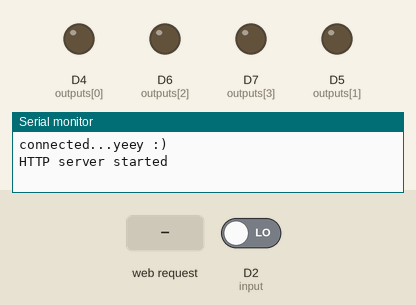
This sketch was run on a simulated ESP8266 (NodeMCU). On the bench: output pins drawn as LEDs (lit = HIGH), the last lines printed to the serial monitor. The test bench sets the inputs (shaded band); at power-on: D2 (input) LOW. WiFi joins after 1.5 s; servers stay silent unless stated.

Above: at 4.7 s.
4.8 s: HTTP request GET /toggle01 received
At 6.0 s:
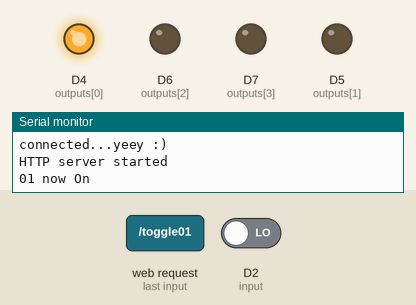
6.3 s: HTTP request GET /toggle02 received
At 7.2 s:
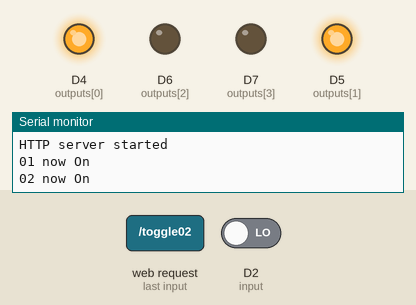
7.8 s: HTTP request GET /toggle03 received
At 8.3 s:
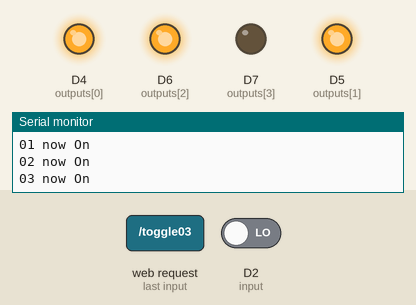
9.3 s: HTTP request GET /toggle04 received
At 10.5 s:
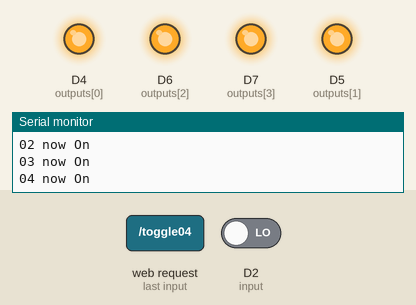
10.8 s: HTTP request GET /reset received
At 11.8 s:
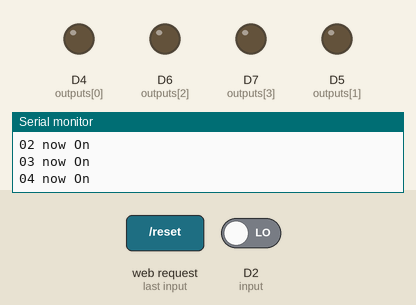
12.3 s: HTTP request GET /toggle02 received
At 12.9 s:
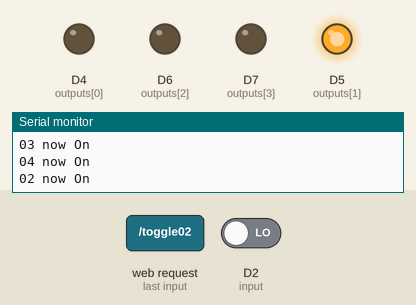
Timing chart, 0 to 14.8 s (numbered marks = the images above; inputs shaded):
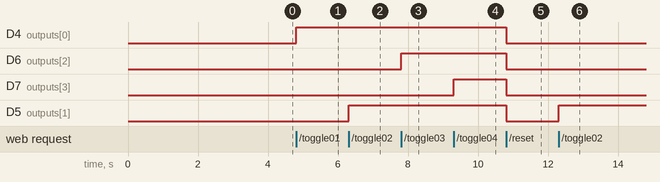

Measured:
- after the input at 4.8 s, D4 (outputs[0]): LOW → HIGH at once
- after the input at 6.3 s, D5 (outputs[1]): LOW → HIGH at once
- after the input at 7.8 s, D6 (outputs[2]): LOW → HIGH at once
- after the input at 9.3 s, D7 (outputs[3]): LOW → HIGH at once
- after the input at 10.8 s, D4 (outputs[0]), D6 (outputs[2]), D7 (outputs[3]), D5 (outputs[1]): HIGH → LOW at once
- after the input at 12.3 s, D5 (outputs[1]): LOW → HIGH at once

The sketch:

MLA-bot-web.ino
```cpp
#include <ESP8266WiFi.h>
//needed for library
#include <ESP8266WebServer.h>
#include <WiFiManager.h>


boolean ledStatus01 = false;
boolean ledStatus02 = false;
boolean ledStatus03 = false;
boolean ledStatus04 = false;
String strLedStatus01;
String strLedStatus02;
String strLedStatus03;
String strLedStatus04;
String strButtonLabel01;
String strButtonLabel02;
String strButtonLabel03;
String strButtonLabel04;

const int input = D2, outputs[4] = {D4, D5, D6, D7};
bool getI = false;
ESP8266WebServer server(80);


void handleRoot() {
  server.send(200, "text/html", getHtmlPage() );
}

String getHtmlPage() {
  if (ledStatus01) {
    strLedStatus01 = "ขณะนี้กำลังเสริฟโต๊ะที่ 01";
    strButtonLabel01 = "หยุด";
    Serial.println("led on now");
  } else {
    strLedStatus01 = "โต๊ะที่ 01 พร้อมเสริฟ";
    strButtonLabel01 = "เสริฟโต๊ะที่ 01";
  }
  if (ledStatus02) {
    strLedStatus02 = "ขณะนี้กำลังเสริฟโต๊ะที่ 02";
    strButtonLabel02 = "หยุด";
    Serial.println("led on now");
  } else {
    strLedStatus02 = "โต๊ะที่ 02 พร้อมเสริฟ";
    strButtonLabel02 = "เสริฟโต๊ะที่ 02";
  }
  if (ledStatus03) {
    strLedStatus03 = "ขณะนี้กำลังเสริฟโต๊ะที่ 03";
    strButtonLabel03 = "หยุด";
    Serial.println("led on now");
  } else {
    strLedStatus03 = "โต๊ะที่ 03 พร้อมเสริฟ";
    strButtonLabel03 = "เสริฟโต๊ะที่ 03";
  }
  if (ledStatus04) {
    strLedStatus04 = "ขณะนี้กำลังเสริฟโต๊ะที่ 04";
    strButtonLabel04 = "หยุด";
    Serial.println("led on now");
  } else {
    strLedStatus04 = "โต๊ะที่ 04 พร้อมเสริฟ";
    strButtonLabel04 = "เสริฟโต๊ะที่ 04";
  }

  String css = "<style>.button {background-color: #990033;border: none;border-radius: 4px;color: white;padding: 7px 15px;text-align: center;text-decoration: none;text-decoration: none;}</style>";

  String strHtml = "<!DOCTYPE html><html><head>";
  strHtml += css;
  strHtml += "<meta http-equiv='Content-Type' content='text/html; charset=UTF-8'>";
  strHtml += "<meta name=\"viewport\" content=\"initial-scale=1, maximum-scale=1, ";
  strHtml += "minimum-scale=1, width=device-width, height=device-height\">";
  strHtml += "<title>Controller</title>";
  strHtml += "</head><body><h1>Controller/ควบคุม</h1>";

  strHtml += "<h1>สถานะการทำงานโต๊ะที่ 01 : ";
  strHtml += strLedStatus01;//****
  strHtml += "</h1>";
  strHtml += "<br>";
  strHtml += "<a href='./toggle01' class='button'>";
  strHtml += strButtonLabel01;
  strHtml += "</a> ";

  strHtml += "<h1>สถานะการทำงานโต๊ะที่ 02 : ";
  strHtml += strLedStatus02;//****
  strHtml += "</h1>";
  strHtml += "<br>";
  strHtml += "<a href='./toggle02' class='button'>";
  strHtml += strButtonLabel02;
  strHtml += "</a> ";

  strHtml += "<h1>สถานะการทำงานโต๊ะที่ 03 : ";
  strHtml += strLedStatus03;//****
  strHtml += "</h1>";
  strHtml += "<br>";
  strHtml += "<a href='./toggle03' class='button'>";
  strHtml += strButtonLabel03;
  strHtml += "</a> ";

  strHtml += "<h1>สถานะการทำงานโต๊ะที่ 04 : ";
  strHtml += strLedStatus04;//****
  strHtml += "</h1>";
  strHtml += "<br>";
  strHtml += "<a href='./toggle04' class='button'>";
  strHtml += strButtonLabel04;
  strHtml += "</a> ";

  strHtml += "<br>";
  strHtml += "<br>";
  strHtml += "<br>";
  strHtml += "<hr>";
  strHtml += "<a href='./' class='button'>";
  strHtml += "กลับหน้าหลัก";
  strHtml += "</a> ";
  strHtml += "<a href='./reset' class='button'>";
  strHtml += "RESET";
  strHtml += "</a> ";
  strHtml += "</body></html>";
  return strHtml;
}

void setup() {
  pinMode(input, INPUT);
  pinMode(outputs[0], OUTPUT);
  pinMode(outputs[1], OUTPUT);
  pinMode(outputs[2], OUTPUT);
  pinMode(outputs[3], OUTPUT);
  digitalWrite(outputs[0], LOW);
  digitalWrite(outputs[1], LOW);
  digitalWrite(outputs[2], LOW);
  digitalWrite(outputs[3], LOW);
  delay(2000);

  Serial.begin(9600);
  WiFiManager wifiManager;
  wifiManager.autoConnect("M'LA Robot");
  Serial.println("connected...yeey :)");

  server.on("/", handleRoot);
  server.on("/toggle01", toggleLed01);
  server.on("/toggle02", toggleLed02);
  server.on("/toggle03", toggleLed03);
  server.on("/toggle04", toggleLed04);
  server.on("/reset", reSet);

  server.begin();
  Serial.println("HTTP server started");
}
void reSet() {
  ledStatus01 = false;
  ledStatus02 = false;
  ledStatus03 = false;
  digitalWrite(outputs[0], LOW);
  digitalWrite(outputs[1], LOW);
  digitalWrite(outputs[2], LOW);
  digitalWrite(outputs[3], LOW);
  server.send(200, "text/html", getHtmlPage() );
}

void toggleLed01() {
  if (ledStatus01) {
    digitalWrite(outputs[0], LOW);
    ledStatus01 = true ;
    Serial.println("01 now Off");
  } else {
    digitalWrite(outputs[0], HIGH);
    ledStatus01 = false;
    Serial.println("01 now On");
  }
  server.send(200, "text/html", getHtmlPage() );
}

void toggleLed02() {
  if (ledStatus02) {
    digitalWrite(outputs[1], LOW);
    ledStatus02 = true ;
    Serial.println("02 now Off");
  } else {
    digitalWrite(outputs[1], HIGH);
    ledStatus02 = false;
    Serial.println("02 now On");
  }
  server.send(200, "text/html", getHtmlPage() );
}

void toggleLed03() {
  if (ledStatus03) {
    digitalWrite(outputs[2], LOW);
    ledStatus03 = true;
    Serial.println("03 now Off");
  } else {
    digitalWrite(outputs[2], HIGH);
    ledStatus03 = false;
    Serial.println("03 now On");
  }
  server.send(200, "text/html", getHtmlPage() );
}

void toggleLed04() {
  if (ledStatus04) {
    digitalWrite(outputs[3], LOW);
    ledStatus04 = true;
    Serial.println("04 now Off");
  } else {
    digitalWrite(outputs[3], HIGH);
    ledStatus04 = false;
    Serial.println("04 now On");
  }
  server.send(200, "text/html", getHtmlPage() );
}

void loop() {
  getI = digitalRead(input);
  if (getI) {
    reSet();
  }
  server.handleClient();
}
```
